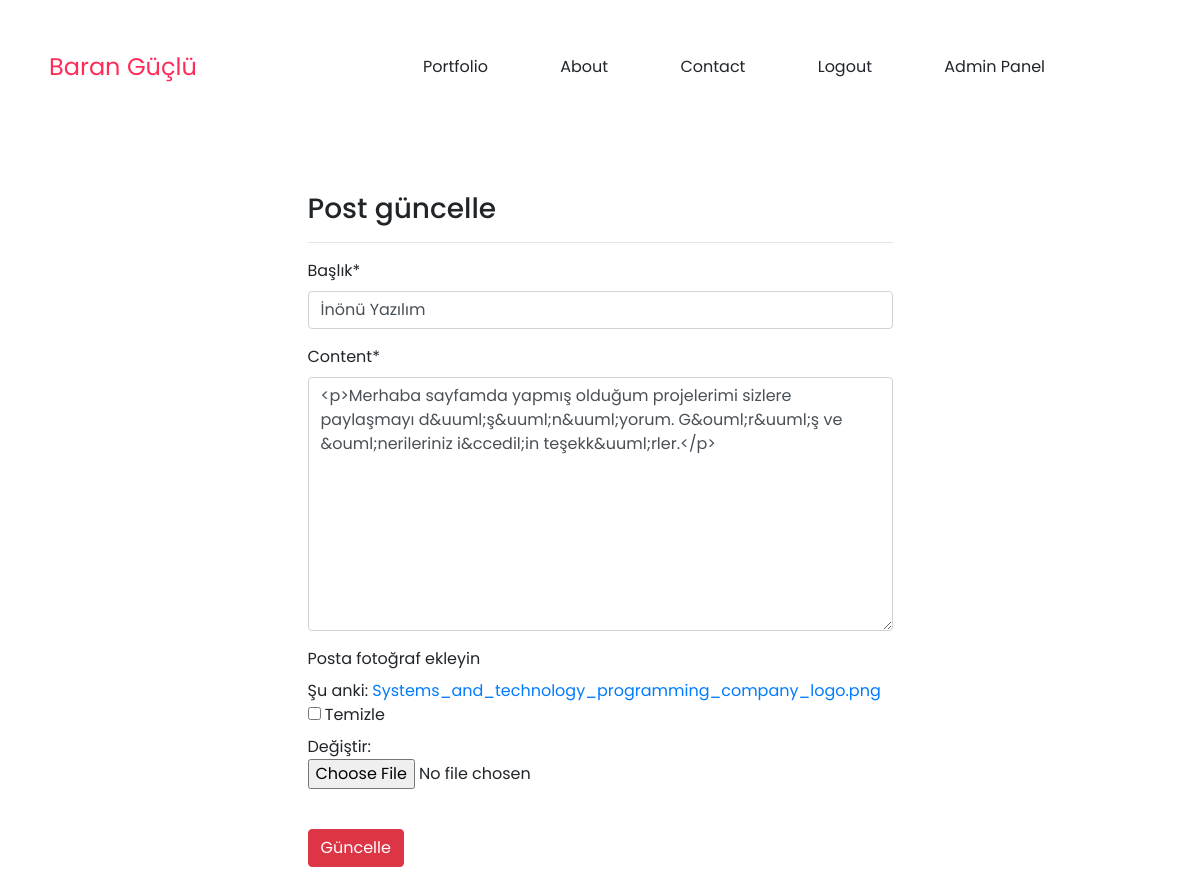
Before: /posts/update/27 (signed in) with the older database file.
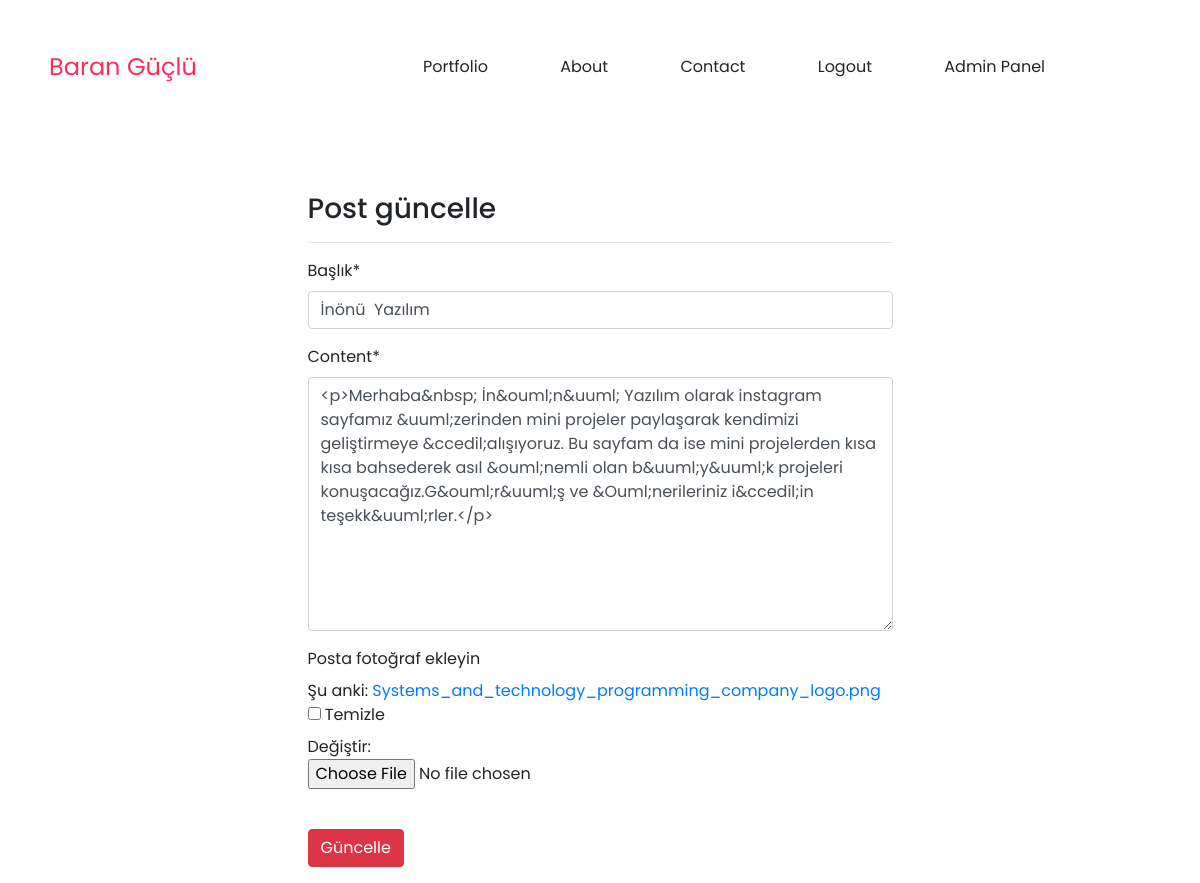
After: the same page with the newer database file.
### Post/models.py (models this page shows, shortened)
class Post(models.Model):
    author=models.ForeignKey("auth.User",on_delete=models.CASCADE,verbose_name="Kullanıcı")
    title = models.CharField(max_length=50,verbose_name="Başlık")
    content=RichTextField()
    created_date=models.DateTimeField(auto_now_add=True,verbose_name="Tarih")
    post_image=models.FileField(blank=True,null=True,verbose_name="Posta fotoğraf ekleyin")
    class Meta:
        ordering = ['-created_date']

### Post/views.py (the view)
# urls.py: path("update/<int:id>", views.updatePost, name="update"),
@login_required(login_url="user:login")
def updatePost(request,id):
    post = get_object_or_404(Post,id=id)
    form=PostForm(request.POST or None, request.FILES or None,instance=post)
    if form.is_valid():
        post = form.save(commit=False)
        post.author=request.user
        post.save()
        messages.success(request,"Post güncellendi.")
        return redirect("post:dashboard")
    return render(request,"update.html",{"form":form})

### Post/forms.py
class PostForm(forms.ModelForm):
    class Meta:
        model=Post
        fields= ["title","content","post_image"]

### templates/update.html (shortened to what this page needs)
<html>
{% load static %}
{% load crispy_forms_tags %}
<head>
    <link rel="stylesheet" href="https://cdnjs.cloudflare.com/ajax/libs/animate.css/3.7.0/animate.min.css">
    <link rel="stylesheet" href="https://cdn.jsdelivr.net/npm/bootstrap@4.0.0/dist/css/bootstrap.min.css">
    <link rel="stylesheet" href="https://use.fontawesome.com/releases/v5.7.1/css/all.css">
    <link rel="stylesheet" href="{% static 'css/index.css'%}">
</head>
<body>
    <header id="header" class="animated slideInDown" style="animation-delay:1.8s;">
        <table>
            <tr>
                <td id="logo">Baran Güçlü</td>
                <td id="navigation">
                    <a href="/">Portfolio</a>
                    <a href="/">About</a>
                    <a href="/">Contact</a>
                    {% if request.user.is_authenticated %}
                        <a href="{% url 'user:logout' %}">Logout</a>
                        <a href="{% url 'post:dashboard' %}">Admin Panel</a>
                    {% else %}
                        <a href="{% url 'user:login' %}">Login</a>
                    {% endif%}
                </td>
            </tr>
        </table>
    </header>
<br><br><br><br><br><br><br><br>
<div class="row">
    <div class="col-md-6 offset-md-3">
        <h3>Post güncelle</h3>
        <hr>
        <form method="post" enctype="multipart/form-data">
            {{form|crispy}}
            <br>
            <button type="submit" class="btn btn-danger">Güncelle</button>
        </form>
    </div>
</div>
</body>
</html>

Changed rows visible on the page:
changed Post "İnönü Yazılım": content "<p>Merhaba sayfamda yapmış olduğum projelerimi sizlere paylaşmayı d&uuml;ş&uuml;n&uuml;yorum. G&ouml;r&uuml;ş ve &ouml;nerileriniz i&ccedil;in teşekk&uuml;rler.</p>" → "<p>Merhaba&nbsp; İn&ouml;n&uuml; Yazılım olarak instagram sayfamız &uuml;zerinden mini projeler paylaşarak kendimizi geliştirmeye &ccedil;alışıyoruz. Bu sayfam da ise mini projelerden kısa kısa bahsederek asıl &ouml;nemli olan b&uuml;y&uuml;k projeleri konuşacağız.G&ouml;r&uuml;ş ve &Ouml;nerileriniz i&ccedil;in teşekk&uuml;rler.</p>"
